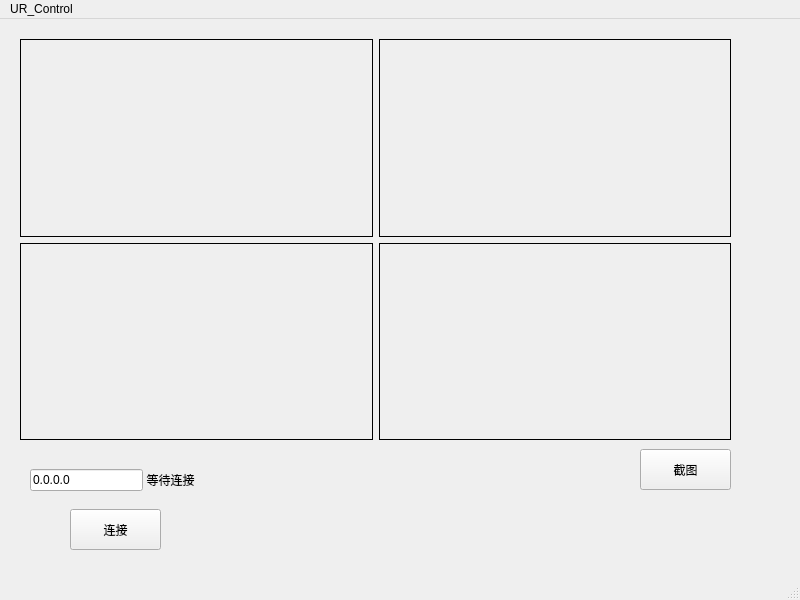
<?xml version="1.0" encoding="UTF-8"?>
<ui version="4.0">
 <class>MainWindow</class>
 <widget class="QMainWindow" name="MainWindow">
  <property name="enabled">
   <bool>true</bool>
  </property>
  <property name="geometry">
   <rect>
    <x>0</x>
    <y>0</y>
    <width>800</width>
    <height>600</height>
   </rect>
  </property>
  <property name="sizePolicy">
   <sizepolicy hsizetype="Preferred" vsizetype="Preferred">
    <horstretch>0</horstretch>
    <verstretch>0</verstretch>
   </sizepolicy>
  </property>
  <property name="windowTitle">
   <string>MainWindow</string>
  </property>
  <widget class="QWidget" name="centralwidget">
   <widget class="QLineEdit" name="le_IPAdress">
    <property name="geometry">
     <rect>
      <x>30</x>
      <y>450</y>
      <width>113</width>
      <height>22</height>
     </rect>
    </property>
    <property name="text">
     <string>0.0.0.0</string>
    </property>
   </widget>
   <widget class="QPushButton" name="btn_Connect">
    <property name="geometry">
     <rect>
      <x>70</x>
      <y>490</y>
      <width>91</width>
      <height>41</height>
     </rect>
    </property>
    <property name="text">
     <string>连接</string>
    </property>
   </widget>
   <widget class="QLabel" name="lbl_Status">
    <property name="geometry">
     <rect>
      <x>140</x>
      <y>450</y>
      <width>61</width>
      <height>21</height>
     </rect>
    </property>
    <property name="text">
     <string>等待连接</string>
    </property>
    <property name="alignment">
     <set>Qt::AlignmentFlag::AlignCenter</set>
    </property>
   </widget>
   <widget class="QPushButton" name="btn_Capture">
    <property name="geometry">
     <rect>
      <x>640</x>
      <y>430</y>
      <width>91</width>
      <height>41</height>
     </rect>
    </property>
    <property name="text">
     <string>截图</string>
    </property>
   </widget>
   <widget class="QWidget" name="layoutWidget">
    <property name="geometry">
     <rect>
      <x>20</x>
      <y>20</y>
      <width>711</width>
      <height>401</height>
     </rect>
    </property>
    <layout class="QGridLayout" name="gridLayout">
     <property name="leftMargin">
      <number>0</number>
     </property>
     <item row="0" column="1">
      <widget class="QLabel" name="lbl_Cam2">
       <property name="sizePolicy">
        <sizepolicy hsizetype="Ignored" vsizetype="Ignored">
         <horstretch>0</horstretch>
         <verstretch>0</verstretch>
        </sizepolicy>
       </property>
       <property name="frameShape">
        <enum>QFrame::Shape::Box</enum>
       </property>
       <property name="text">
        <string/>
       </property>
       <property name="scaledContents">
        <bool>true</bool>
       </property>
      </widget>
     </item>
     <item row="0" column="0">
      <widget class="QLabel" name="lbl_Cam1">
       <property name="sizePolicy">
        <sizepolicy hsizetype="Ignored" vsizetype="Ignored">
         <horstretch>0</horstretch>
         <verstretch>0</verstretch>
        </sizepolicy>
       </property>
       <property name="baseSize">
        <size>
         <width>0</width>
         <height>0</height>
        </size>
       </property>
       <property name="frameShape">
        <enum>QFrame::Shape::Box</enum>
       </property>
       <property name="text">
        <string/>
       </property>
       <property name="scaledContents">
        <bool>true</bool>
       </property>
       <property name="alignment">
        <set>Qt::AlignmentFlag::AlignCenter</set>
       </property>
      </widget>
     </item>
     <item row="3" column="0">
      <widget class="QLabel" name="lbl_Cam3">
       <property name="sizePolicy">
        <sizepolicy hsizetype="Ignored" vsizetype="Ignored">
         <horstretch>0</horstretch>
         <verstretch>0</verstretch>
        </sizepolicy>
       </property>
       <property name="contextMenuPolicy">
        <enum>Qt::ContextMenuPolicy::DefaultContextMenu</enum>
       </property>
       <property name="frameShape">
        <enum>QFrame::Shape::Box</enum>
       </property>
       <property name="text">
        <string/>
       </property>
       <property name="scaledContents">
        <bool>true</bool>
       </property>
       <property name="alignment">
        <set>Qt::AlignmentFlag::AlignCenter</set>
       </property>
      </widget>
     </item>
     <item row="3" column="1">
      <widget class="QLabel" name="lbl_Cam4">
       <property name="sizePolicy">
        <sizepolicy hsizetype="Ignored" vsizetype="Ignored">
         <horstretch>0</horstretch>
         <verstretch>0</verstretch>
        </sizepolicy>
       </property>
       <property name="frameShape">
        <enum>QFrame::Shape::Box</enum>
       </property>
       <property name="text">
        <string/>
       </property>
       <property name="scaledContents">
        <bool>true</bool>
       </property>
      </widget>
     </item>
    </layout>
   </widget>
  </widget>
  <widget class="QMenuBar" name="menubar">
   <property name="geometry">
    <rect>
     <x>0</x>
     <y>0</y>
     <width>800</width>
     <height>19</height>
    </rect>
   </property>
   <widget class="QMenu" name="menuUR_Control">
    <property name="title">
     <string>UR_Control</string>
    </property>
   </widget>
   <addaction name="menuUR_Control"/>
  </widget>
  <widget class="QStatusBar" name="statusbar"/>
  <action name="actionUR_Control">
   <property name="text">
    <string>UR_Control</string>
   </property>
  </action>
 </widget>
 <resources/>
 <connections/>
</ui>
